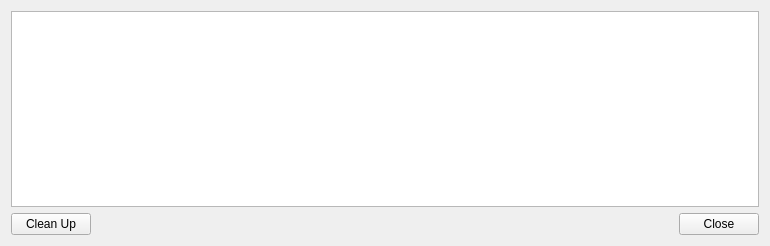
<?xml version="1.0" encoding="UTF-8"?>
<ui version="4.0">
 <class>filetransfer</class>
 <widget class="QWidget" name="filetransfer">
  <property name="geometry">
   <rect>
    <x>0</x>
    <y>0</y>
    <width>770</width>
    <height>246</height>
   </rect>
  </property>
  <property name="windowTitle">
   <string>Dialog</string>
  </property>
  <layout class="QVBoxLayout" name="verticalLayout">
   <item>
    <widget class="QTableView" name="table">
     <attribute name="horizontalHeaderDefaultSectionSize">
      <number>150</number>
     </attribute>
     <attribute name="horizontalHeaderStretchLastSection">
      <bool>true</bool>
     </attribute>
     <attribute name="verticalHeaderVisible">
      <bool>false</bool>
     </attribute>
    </widget>
   </item>
   <item>
    <layout class="QHBoxLayout" name="horizontalLayout">
     <item>
      <widget class="QPushButton" name="cleanupButton">
       <property name="text">
        <string>Clean Up</string>
       </property>
      </widget>
     </item>
     <item>
      <spacer name="horizontalSpacer">
       <property name="orientation">
        <enum>Qt::Horizontal</enum>
       </property>
       <property name="sizeHint" stdset="0">
        <size>
         <width>40</width>
         <height>20</height>
        </size>
       </property>
      </spacer>
     </item>
     <item>
      <widget class="QPushButton" name="closeButton">
       <property name="text">
        <string>Close</string>
       </property>
      </widget>
     </item>
    </layout>
   </item>
  </layout>
 </widget>
 <resources/>
 <connections/>
</ui>
